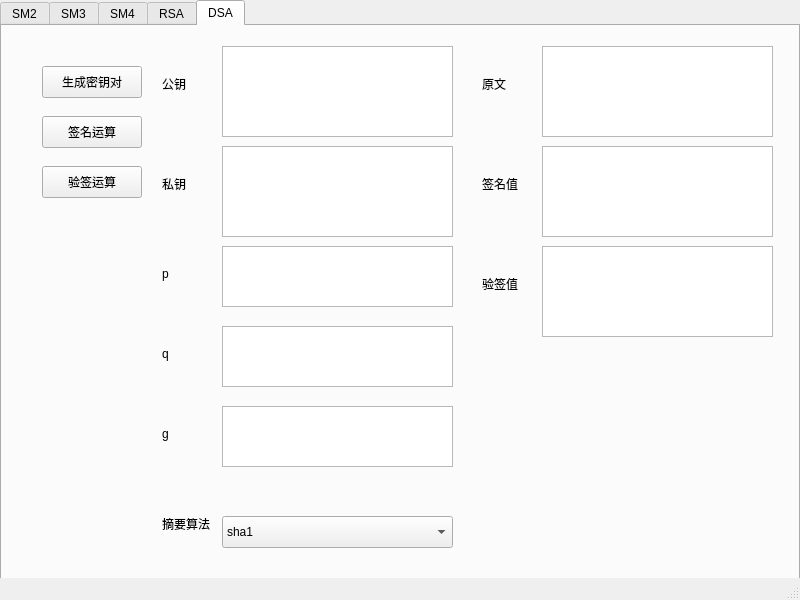
<?xml version="1.0" encoding="UTF-8"?>
<ui version="4.0">
 <class>MainWindow</class>
 <widget class="QMainWindow" name="MainWindow">
  <property name="geometry">
   <rect>
    <x>0</x>
    <y>0</y>
    <width>800</width>
    <height>600</height>
   </rect>
  </property>
  <property name="windowTitle">
   <string>CryptoTool</string>
  </property>
  <widget class="QWidget" name="centralwidget">
   <widget class="QTabWidget" name="tabWidget">
    <property name="geometry">
     <rect>
      <x>0</x>
      <y>0</y>
      <width>800</width>
      <height>600</height>
     </rect>
    </property>
    <property name="tabPosition">
     <enum>QTabWidget::TabPosition::North</enum>
    </property>
    <property name="tabShape">
     <enum>QTabWidget::TabShape::Rounded</enum>
    </property>
    <property name="currentIndex">
     <number>4</number>
    </property>
    <widget class="QWidget" name="tab_sm2">
     <attribute name="title">
      <string>SM2</string>
     </attribute>
     <widget class="QPushButton" name="pushButton_gen_sm2_keypair">
      <property name="geometry">
       <rect>
        <x>30</x>
        <y>40</y>
        <width>100</width>
        <height>32</height>
       </rect>
      </property>
      <property name="text">
       <string>生成密钥对</string>
      </property>
     </widget>
     <widget class="QTextEdit" name="textEdit_sm2_pubkey">
      <property name="geometry">
       <rect>
        <x>220</x>
        <y>10</y>
        <width>231</width>
        <height>91</height>
       </rect>
      </property>
     </widget>
     <widget class="QTextEdit" name="textEdit_sm2_prikey">
      <property name="geometry">
       <rect>
        <x>220</x>
        <y>110</y>
        <width>231</width>
        <height>91</height>
       </rect>
      </property>
     </widget>
     <widget class="QPushButton" name="pushButton_sm2_prikey_sign">
      <property name="geometry">
       <rect>
        <x>30</x>
        <y>90</y>
        <width>100</width>
        <height>32</height>
       </rect>
      </property>
      <property name="text">
       <string>私钥签名</string>
      </property>
     </widget>
     <widget class="QTextEdit" name="textEdit_sm2_sign_data">
      <property name="geometry">
       <rect>
        <x>220</x>
        <y>230</y>
        <width>231</width>
        <height>71</height>
       </rect>
      </property>
     </widget>
     <widget class="QTextEdit" name="textEdit_sm2_sign_value">
      <property name="geometry">
       <rect>
        <x>220</x>
        <y>330</y>
        <width>231</width>
        <height>71</height>
       </rect>
      </property>
     </widget>
     <widget class="QPushButton" name="pushButton_sm2_pubkey_verify">
      <property name="geometry">
       <rect>
        <x>30</x>
        <y>140</y>
        <width>100</width>
        <height>32</height>
       </rect>
      </property>
      <property name="text">
       <string>公钥验签</string>
      </property>
     </widget>
     <widget class="QTextEdit" name="textEdit_sm2_verify_result">
      <property name="geometry">
       <rect>
        <x>220</x>
        <y>430</y>
        <width>231</width>
        <height>71</height>
       </rect>
      </property>
     </widget>
     <widget class="QLabel" name="label">
      <property name="geometry">
       <rect>
        <x>160</x>
        <y>40</y>
        <width>58</width>
        <height>16</height>
       </rect>
      </property>
      <property name="text">
       <string>公钥</string>
      </property>
     </widget>
     <widget class="QLabel" name="label_2">
      <property name="geometry">
       <rect>
        <x>160</x>
        <y>140</y>
        <width>58</width>
        <height>16</height>
       </rect>
      </property>
      <property name="text">
       <string>私钥</string>
      </property>
     </widget>
     <widget class="QLabel" name="label_3">
      <property name="geometry">
       <rect>
        <x>160</x>
        <y>240</y>
        <width>58</width>
        <height>16</height>
       </rect>
      </property>
      <property name="text">
       <string>签名原文</string>
      </property>
     </widget>
     <widget class="QLabel" name="label_4">
      <property name="geometry">
       <rect>
        <x>160</x>
        <y>360</y>
        <width>58</width>
        <height>16</height>
       </rect>
      </property>
      <property name="text">
       <string>签名值</string>
      </property>
     </widget>
     <widget class="QLabel" name="label_5">
      <property name="geometry">
       <rect>
        <x>160</x>
        <y>460</y>
        <width>58</width>
        <height>16</height>
       </rect>
      </property>
      <property name="text">
       <string>验签结果</string>
      </property>
     </widget>
     <widget class="QLabel" name="label_6">
      <property name="geometry">
       <rect>
        <x>470</x>
        <y>20</y>
        <width>51</width>
        <height>16</height>
       </rect>
      </property>
      <property name="text">
       <string>加密原文</string>
      </property>
     </widget>
     <widget class="QTextEdit" name="textEdit_sm2_encrypt_plain">
      <property name="geometry">
       <rect>
        <x>530</x>
        <y>10</y>
        <width>231</width>
        <height>91</height>
       </rect>
      </property>
     </widget>
     <widget class="QLabel" name="label_7">
      <property name="geometry">
       <rect>
        <x>470</x>
        <y>130</y>
        <width>51</width>
        <height>16</height>
       </rect>
      </property>
      <property name="text">
       <string>加密结果</string>
      </property>
     </widget>
     <widget class="QTextEdit" name="textEdit_sm2_encrypt_result">
      <property name="geometry">
       <rect>
        <x>530</x>
        <y>110</y>
        <width>231</width>
        <height>91</height>
       </rect>
      </property>
     </widget>
     <widget class="QTextEdit" name="textEdit_sm2_decrypt_result">
      <property name="geometry">
       <rect>
        <x>530</x>
        <y>330</y>
        <width>231</width>
        <height>71</height>
       </rect>
      </property>
     </widget>
     <widget class="QTextEdit" name="textEdit_sm2_decrypt_plain">
      <property name="geometry">
       <rect>
        <x>530</x>
        <y>230</y>
        <width>231</width>
        <height>71</height>
       </rect>
      </property>
     </widget>
     <widget class="QLabel" name="label_8">
      <property name="geometry">
       <rect>
        <x>470</x>
        <y>360</y>
        <width>58</width>
        <height>16</height>
       </rect>
      </property>
      <property name="text">
       <string>解密结果</string>
      </property>
     </widget>
     <widget class="QLabel" name="label_9">
      <property name="geometry">
       <rect>
        <x>470</x>
        <y>240</y>
        <width>58</width>
        <height>16</height>
       </rect>
      </property>
      <property name="text">
       <string>解密原文</string>
      </property>
     </widget>
     <widget class="QPushButton" name="pushButton_sm2_prikey_decrypt">
      <property name="geometry">
       <rect>
        <x>30</x>
        <y>240</y>
        <width>100</width>
        <height>32</height>
       </rect>
      </property>
      <property name="text">
       <string>私钥解密</string>
      </property>
     </widget>
     <widget class="QPushButton" name="pushButton_sm2_pubkey_encrypt">
      <property name="geometry">
       <rect>
        <x>30</x>
        <y>190</y>
        <width>100</width>
        <height>32</height>
       </rect>
      </property>
      <property name="text">
       <string>公钥加密</string>
      </property>
     </widget>
     <widget class="QPushButton" name="pushButton_sm2_tab_clear">
      <property name="geometry">
       <rect>
        <x>30</x>
        <y>300</y>
        <width>100</width>
        <height>32</height>
       </rect>
      </property>
      <property name="text">
       <string>清空</string>
      </property>
     </widget>
    </widget>
    <widget class="QWidget" name="tab_sm3">
     <attribute name="title">
      <string>SM3</string>
     </attribute>
     <widget class="QPushButton" name="pushButton_sm3_hash">
      <property name="geometry">
       <rect>
        <x>80</x>
        <y>70</y>
        <width>100</width>
        <height>32</height>
       </rect>
      </property>
      <property name="text">
       <string>hash</string>
      </property>
     </widget>
     <widget class="QPushButton" name="pushButton_sm3_hash_ZA">
      <property name="geometry">
       <rect>
        <x>80</x>
        <y>160</y>
        <width>100</width>
        <height>32</height>
       </rect>
      </property>
      <property name="text">
       <string>带ZA的hash</string>
      </property>
     </widget>
     <widget class="QTextEdit" name="textEdit_sm3_publickey">
      <property name="geometry">
       <rect>
        <x>440</x>
        <y>30</y>
        <width>271</width>
        <height>81</height>
       </rect>
      </property>
     </widget>
     <widget class="QTextEdit" name="textEdit_sm3_userid">
      <property name="geometry">
       <rect>
        <x>440</x>
        <y>140</y>
        <width>271</width>
        <height>81</height>
       </rect>
      </property>
     </widget>
     <widget class="QTextEdit" name="textEdit_sm3_plain">
      <property name="geometry">
       <rect>
        <x>440</x>
        <y>250</y>
        <width>271</width>
        <height>81</height>
       </rect>
      </property>
     </widget>
     <widget class="QLabel" name="label_10">
      <property name="geometry">
       <rect>
        <x>350</x>
        <y>60</y>
        <width>58</width>
        <height>16</height>
       </rect>
      </property>
      <property name="text">
       <string>公钥</string>
      </property>
     </widget>
     <widget class="QTextEdit" name="textEdit_sm3_hash_result">
      <property name="geometry">
       <rect>
        <x>440</x>
        <y>360</y>
        <width>271</width>
        <height>81</height>
       </rect>
      </property>
     </widget>
     <widget class="QLabel" name="label_11">
      <property name="geometry">
       <rect>
        <x>350</x>
        <y>170</y>
        <width>58</width>
        <height>16</height>
       </rect>
      </property>
      <property name="text">
       <string>user id</string>
      </property>
     </widget>
     <widget class="QLabel" name="label_12">
      <property name="geometry">
       <rect>
        <x>350</x>
        <y>280</y>
        <width>58</width>
        <height>16</height>
       </rect>
      </property>
      <property name="text">
       <string>原文</string>
      </property>
     </widget>
     <widget class="QLabel" name="label_13">
      <property name="geometry">
       <rect>
        <x>350</x>
        <y>400</y>
        <width>58</width>
        <height>16</height>
       </rect>
      </property>
      <property name="text">
       <string>摘要</string>
      </property>
     </widget>
     <widget class="QPushButton" name="pushButton_sm3_tab_clear">
      <property name="geometry">
       <rect>
        <x>80</x>
        <y>240</y>
        <width>100</width>
        <height>32</height>
       </rect>
      </property>
      <property name="text">
       <string>清空</string>
      </property>
     </widget>
    </widget>
    <widget class="QWidget" name="tab_sm4">
     <attribute name="title">
      <string>SM4</string>
     </attribute>
     <widget class="QPushButton" name="pushButton_sm4_encrypt">
      <property name="geometry">
       <rect>
        <x>30</x>
        <y>60</y>
        <width>100</width>
        <height>32</height>
       </rect>
      </property>
      <property name="text">
       <string>加密</string>
      </property>
     </widget>
     <widget class="QPushButton" name="pushButton_sm4_decrypt">
      <property name="geometry">
       <rect>
        <x>30</x>
        <y>120</y>
        <width>100</width>
        <height>32</height>
       </rect>
      </property>
      <property name="text">
       <string>解密</string>
      </property>
     </widget>
     <widget class="QPushButton" name="pushButton_sm4_tab_clear">
      <property name="geometry">
       <rect>
        <x>30</x>
        <y>180</y>
        <width>100</width>
        <height>32</height>
       </rect>
      </property>
      <property name="text">
       <string>清空</string>
      </property>
     </widget>
     <widget class="QTextEdit" name="textEdit_sm4_input">
      <property name="geometry">
       <rect>
        <x>300</x>
        <y>180</y>
        <width>451</width>
        <height>71</height>
       </rect>
      </property>
     </widget>
     <widget class="QTextEdit" name="textEdit_sm4_output">
      <property name="geometry">
       <rect>
        <x>300</x>
        <y>390</y>
        <width>451</width>
        <height>61</height>
       </rect>
      </property>
     </widget>
     <widget class="QLabel" name="label_14">
      <property name="geometry">
       <rect>
        <x>220</x>
        <y>200</y>
        <width>58</width>
        <height>16</height>
       </rect>
      </property>
      <property name="text">
       <string>输入</string>
      </property>
     </widget>
     <widget class="QLabel" name="label_15">
      <property name="geometry">
       <rect>
        <x>220</x>
        <y>410</y>
        <width>58</width>
        <height>16</height>
       </rect>
      </property>
      <property name="text">
       <string>输出</string>
      </property>
     </widget>
     <widget class="QLabel" name="label_16">
      <property name="geometry">
       <rect>
        <x>220</x>
        <y>50</y>
        <width>58</width>
        <height>16</height>
       </rect>
      </property>
      <property name="text">
       <string>模式</string>
      </property>
     </widget>
     <widget class="QLabel" name="label_17">
      <property name="geometry">
       <rect>
        <x>220</x>
        <y>280</y>
        <width>58</width>
        <height>16</height>
       </rect>
      </property>
      <property name="text">
       <string>IV</string>
      </property>
     </widget>
     <widget class="QTextEdit" name="textEdit_sm4_iv">
      <property name="geometry">
       <rect>
        <x>300</x>
        <y>270</y>
        <width>451</width>
        <height>41</height>
       </rect>
      </property>
     </widget>
     <widget class="QComboBox" name="comboBox_sm4_mode">
      <property name="geometry">
       <rect>
        <x>300</x>
        <y>40</y>
        <width>271</width>
        <height>32</height>
       </rect>
      </property>
      <item>
       <property name="text">
        <string>ECB</string>
       </property>
      </item>
      <item>
       <property name="text">
        <string>CBC</string>
       </property>
      </item>
      <item>
       <property name="text">
        <string>CFB</string>
       </property>
      </item>
      <item>
       <property name="text">
        <string>OFB</string>
       </property>
      </item>
      <item>
       <property name="text">
        <string>CTR</string>
       </property>
      </item>
      <item>
       <property name="text">
        <string>XTS</string>
       </property>
      </item>
      <item>
       <property name="text">
        <string>CCM</string>
       </property>
      </item>
      <item>
       <property name="text">
        <string>GCM</string>
       </property>
      </item>
     </widget>
     <widget class="QLabel" name="label_18">
      <property name="geometry">
       <rect>
        <x>220</x>
        <y>110</y>
        <width>58</width>
        <height>16</height>
       </rect>
      </property>
      <property name="text">
       <string>密钥</string>
      </property>
     </widget>
     <widget class="QTextEdit" name="textEdit_sm4_key">
      <property name="geometry">
       <rect>
        <x>300</x>
        <y>90</y>
        <width>451</width>
        <height>71</height>
       </rect>
      </property>
     </widget>
     <widget class="QTextEdit" name="textEdit_sm4_aad">
      <property name="geometry">
       <rect>
        <x>300</x>
        <y>330</y>
        <width>451</width>
        <height>41</height>
       </rect>
      </property>
     </widget>
     <widget class="QLabel" name="label_19">
      <property name="geometry">
       <rect>
        <x>220</x>
        <y>340</y>
        <width>58</width>
        <height>16</height>
       </rect>
      </property>
      <property name="text">
       <string>AAD</string>
      </property>
     </widget>
     <widget class="QTextEdit" name="textEdit_sm4_output_tag">
      <property name="geometry">
       <rect>
        <x>300</x>
        <y>470</y>
        <width>451</width>
        <height>61</height>
       </rect>
      </property>
     </widget>
     <widget class="QLabel" name="label_20">
      <property name="geometry">
       <rect>
        <x>220</x>
        <y>490</y>
        <width>58</width>
        <height>16</height>
       </rect>
      </property>
      <property name="text">
       <string>TAG</string>
      </property>
     </widget>
    </widget>
    <widget class="QWidget" name="tab_rsa">
     <attribute name="title">
      <string>RSA</string>
     </attribute>
     <widget class="QLabel" name="label_22">
      <property name="geometry">
       <rect>
        <x>480</x>
        <y>370</y>
        <width>58</width>
        <height>16</height>
       </rect>
      </property>
      <property name="text">
       <string>解密结果</string>
      </property>
     </widget>
     <widget class="QLabel" name="label_23">
      <property name="geometry">
       <rect>
        <x>170</x>
        <y>50</y>
        <width>58</width>
        <height>16</height>
       </rect>
      </property>
      <property name="text">
       <string>公钥</string>
      </property>
     </widget>
     <widget class="QLabel" name="label_24">
      <property name="geometry">
       <rect>
        <x>480</x>
        <y>250</y>
        <width>58</width>
        <height>16</height>
       </rect>
      </property>
      <property name="text">
       <string>解密原文</string>
      </property>
     </widget>
     <widget class="QLabel" name="label_25">
      <property name="geometry">
       <rect>
        <x>480</x>
        <y>140</y>
        <width>51</width>
        <height>16</height>
       </rect>
      </property>
      <property name="text">
       <string>加密结果</string>
      </property>
     </widget>
     <widget class="QPushButton" name="pushButton_rsa_pubkey_operation">
      <property name="geometry">
       <rect>
        <x>40</x>
        <y>150</y>
        <width>100</width>
        <height>32</height>
       </rect>
      </property>
      <property name="text">
       <string>公钥运算</string>
      </property>
     </widget>
     <widget class="QPushButton" name="pushButton_rsa_tab_clear">
      <property name="geometry">
       <rect>
        <x>40</x>
        <y>310</y>
        <width>100</width>
        <height>32</height>
       </rect>
      </property>
      <property name="text">
       <string>清空</string>
      </property>
     </widget>
     <widget class="QTextEdit" name="textEdit_rsa_prikey">
      <property name="geometry">
       <rect>
        <x>230</x>
        <y>120</y>
        <width>231</width>
        <height>91</height>
       </rect>
      </property>
     </widget>
     <widget class="QTextEdit" name="textEdit_rsa_encrypt_result">
      <property name="geometry">
       <rect>
        <x>540</x>
        <y>120</y>
        <width>231</width>
        <height>91</height>
       </rect>
      </property>
     </widget>
     <widget class="QTextEdit" name="textEdit_rsa_decrypt_plain">
      <property name="geometry">
       <rect>
        <x>540</x>
        <y>240</y>
        <width>231</width>
        <height>71</height>
       </rect>
      </property>
     </widget>
     <widget class="QTextEdit" name="textEdit_rsa_encrypt_plain">
      <property name="geometry">
       <rect>
        <x>540</x>
        <y>20</y>
        <width>231</width>
        <height>91</height>
       </rect>
      </property>
     </widget>
     <widget class="QLabel" name="label_28">
      <property name="geometry">
       <rect>
        <x>170</x>
        <y>150</y>
        <width>58</width>
        <height>16</height>
       </rect>
      </property>
      <property name="text">
       <string>私钥</string>
      </property>
     </widget>
     <widget class="QPushButton" name="pushButton_rsa_prikey_operation">
      <property name="geometry">
       <rect>
        <x>40</x>
        <y>100</y>
        <width>100</width>
        <height>32</height>
       </rect>
      </property>
      <property name="text">
       <string>私钥运算</string>
      </property>
     </widget>
     <widget class="QTextEdit" name="textEdit_rsa_pubkey">
      <property name="geometry">
       <rect>
        <x>230</x>
        <y>20</y>
        <width>231</width>
        <height>91</height>
       </rect>
      </property>
     </widget>
     <widget class="QPushButton" name="pushButton_gen_rsa_keypair">
      <property name="geometry">
       <rect>
        <x>40</x>
        <y>50</y>
        <width>100</width>
        <height>32</height>
       </rect>
      </property>
      <property name="text">
       <string>生成密钥对</string>
      </property>
     </widget>
     <widget class="QTextEdit" name="textEdit_rsa_decrypt_result">
      <property name="geometry">
       <rect>
        <x>540</x>
        <y>340</y>
        <width>231</width>
        <height>71</height>
       </rect>
      </property>
     </widget>
     <widget class="QLabel" name="label_29">
      <property name="geometry">
       <rect>
        <x>480</x>
        <y>30</y>
        <width>51</width>
        <height>16</height>
       </rect>
      </property>
      <property name="text">
       <string>加密原文</string>
      </property>
     </widget>
    </widget>
    <widget class="QWidget" name="tab_dsa">
     <attribute name="title">
      <string>DSA</string>
     </attribute>
     <widget class="QPushButton" name="pushButton_dsa_verify_operation">
      <property name="geometry">
       <rect>
        <x>40</x>
        <y>140</y>
        <width>100</width>
        <height>32</height>
       </rect>
      </property>
      <property name="text">
       <string>验签运算</string>
      </property>
     </widget>
     <widget class="QPushButton" name="pushButton_gen_dsa_keypair">
      <property name="geometry">
       <rect>
        <x>40</x>
        <y>40</y>
        <width>100</width>
        <height>32</height>
       </rect>
      </property>
      <property name="text">
       <string>生成密钥对</string>
      </property>
     </widget>
     <widget class="QPushButton" name="pushButton_dsa_sign_operation">
      <property name="geometry">
       <rect>
        <x>40</x>
        <y>90</y>
        <width>100</width>
        <height>32</height>
       </rect>
      </property>
      <property name="text">
       <string>签名运算</string>
      </property>
     </widget>
     <widget class="QTextEdit" name="textEdit_dsa_prikey">
      <property name="geometry">
       <rect>
        <x>220</x>
        <y>120</y>
        <width>231</width>
        <height>91</height>
       </rect>
      </property>
     </widget>
     <widget class="QLabel" name="label_26">
      <property name="geometry">
       <rect>
        <x>160</x>
        <y>50</y>
        <width>58</width>
        <height>16</height>
       </rect>
      </property>
      <property name="text">
       <string>公钥</string>
      </property>
     </widget>
     <widget class="QLabel" name="label_30">
      <property name="geometry">
       <rect>
        <x>160</x>
        <y>150</y>
        <width>58</width>
        <height>16</height>
       </rect>
      </property>
      <property name="text">
       <string>私钥</string>
      </property>
     </widget>
     <widget class="QTextEdit" name="textEdit_dsa_pubkey">
      <property name="geometry">
       <rect>
        <x>220</x>
        <y>20</y>
        <width>231</width>
        <height>91</height>
       </rect>
      </property>
     </widget>
     <widget class="QTextEdit" name="textEdit_dsa_sign_result">
      <property name="geometry">
       <rect>
        <x>540</x>
        <y>120</y>
        <width>231</width>
        <height>91</height>
       </rect>
      </property>
     </widget>
     <widget class="QLabel" name="label_31">
      <property name="geometry">
       <rect>
        <x>480</x>
        <y>150</y>
        <width>58</width>
        <height>16</height>
       </rect>
      </property>
      <property name="text">
       <string>签名值</string>
      </property>
     </widget>
     <widget class="QTextEdit" name="textEdit_dsa_sign_data">
      <property name="geometry">
       <rect>
        <x>540</x>
        <y>20</y>
        <width>231</width>
        <height>91</height>
       </rect>
      </property>
     </widget>
     <widget class="QLabel" name="label_27">
      <property name="geometry">
       <rect>
        <x>480</x>
        <y>50</y>
        <width>58</width>
        <height>16</height>
       </rect>
      </property>
      <property name="text">
       <string>原文</string>
      </property>
     </widget>
     <widget class="QTextEdit" name="textEdit_dsa_verify_result">
      <property name="geometry">
       <rect>
        <x>540</x>
        <y>220</y>
        <width>231</width>
        <height>91</height>
       </rect>
      </property>
     </widget>
     <widget class="QLabel" name="label_32">
      <property name="geometry">
       <rect>
        <x>480</x>
        <y>250</y>
        <width>58</width>
        <height>16</height>
       </rect>
      </property>
      <property name="text">
       <string>验签值</string>
      </property>
     </widget>
     <widget class="QLabel" name="label_33">
      <property name="geometry">
       <rect>
        <x>160</x>
        <y>490</y>
        <width>58</width>
        <height>16</height>
       </rect>
      </property>
      <property name="text">
       <string>摘要算法</string>
      </property>
     </widget>
     <widget class="QComboBox" name="comboBox_dsa_digest_mode">
      <property name="geometry">
       <rect>
        <x>220</x>
        <y>490</y>
        <width>231</width>
        <height>32</height>
       </rect>
      </property>
      <item>
       <property name="text">
        <string>sha1</string>
       </property>
      </item>
      <item>
       <property name="text">
        <string>sha256</string>
       </property>
      </item>
      <item>
       <property name="text">
        <string>sha224</string>
       </property>
      </item>
      <item>
       <property name="text">
        <string>sha384</string>
       </property>
      </item>
      <item>
       <property name="text">
        <string>sha512</string>
       </property>
      </item>
     </widget>
     <widget class="QTextEdit" name="textEdit_dsa_params_p">
      <property name="geometry">
       <rect>
        <x>220</x>
        <y>220</y>
        <width>231</width>
        <height>61</height>
       </rect>
      </property>
     </widget>
     <widget class="QLabel" name="label_34">
      <property name="geometry">
       <rect>
        <x>160</x>
        <y>240</y>
        <width>58</width>
        <height>16</height>
       </rect>
      </property>
      <property name="text">
       <string>p</string>
      </property>
     </widget>
     <widget class="QLabel" name="label_35">
      <property name="geometry">
       <rect>
        <x>160</x>
        <y>320</y>
        <width>58</width>
        <height>16</height>
       </rect>
      </property>
      <property name="text">
       <string>q</string>
      </property>
     </widget>
     <widget class="QTextEdit" name="textEdit_dsa_params_q">
      <property name="geometry">
       <rect>
        <x>220</x>
        <y>300</y>
        <width>231</width>
        <height>61</height>
       </rect>
      </property>
     </widget>
     <widget class="QLabel" name="label_36">
      <property name="geometry">
       <rect>
        <x>160</x>
        <y>400</y>
        <width>58</width>
        <height>16</height>
       </rect>
      </property>
      <property name="text">
       <string>g</string>
      </property>
     </widget>
     <widget class="QTextEdit" name="textEdit_dsa_params_g">
      <property name="geometry">
       <rect>
        <x>220</x>
        <y>380</y>
        <width>231</width>
        <height>61</height>
       </rect>
      </property>
     </widget>
    </widget>
   </widget>
  </widget>
  <widget class="QStatusBar" name="statusbar"/>
 </widget>
 <resources/>
 <connections/>
</ui>
